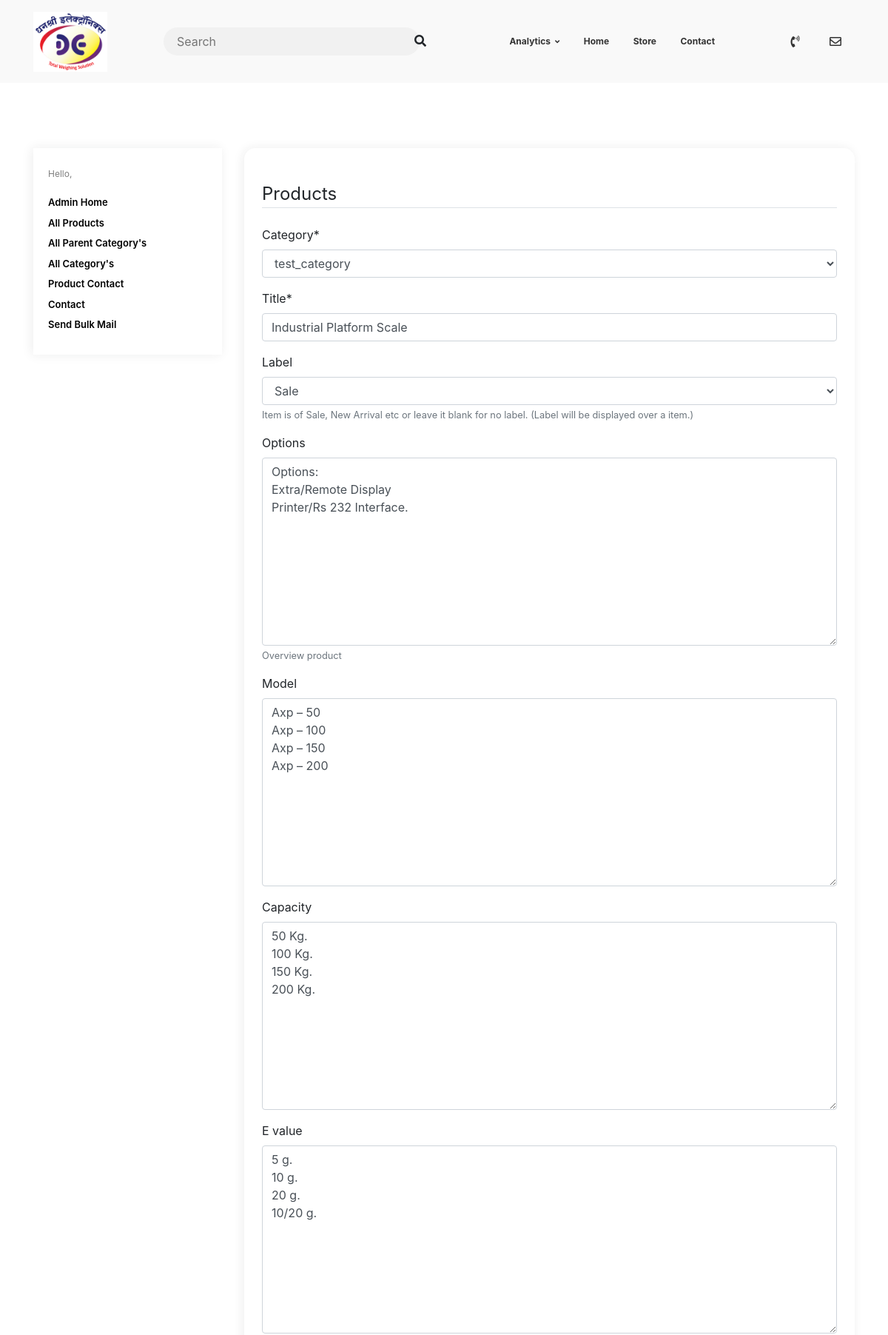
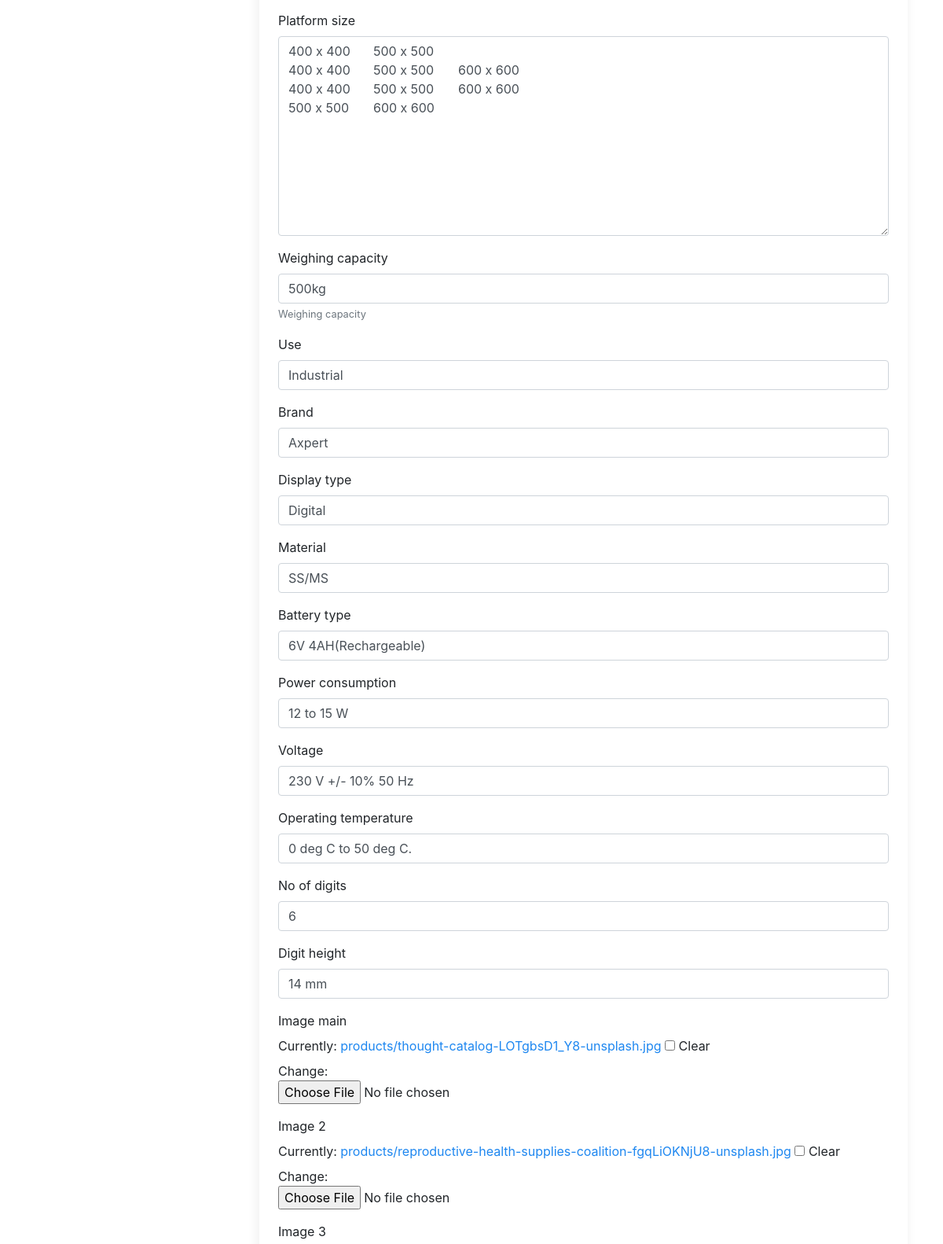
/analytics/product/update/3/ (signed in, upper part), run on the app's committed database (2 pictures, top to bottom).
### products/models.py (models this page shows, shortened)
class Product(models.Model):
    category = models.ForeignKey(Category, on_delete=models.CASCADE)
    title = models.CharField(max_length=200, unique=True)
    label = models.CharField(choices=LABEL_CHOICES, max_length=11, null=True, blank=True,
                             help_text="Item is of Sale, New Arrival etc or leave it blank for no label. \
                                        (Label will be displayed over a item.)")
    slug = models.SlugField(unique=True)
    model = models.TextField(null=True, blank=True, max_length=200)
    capacity = models.TextField(null=True, blank=True, max_length=200)
    e_value = models.TextField(null=True, blank=True, max_length=200)
    platform_size = models.TextField(null=True, blank=True, max_length=200)
    weighing_capacity = models.CharField(help_text='Weighing capacity', null=True, blank=True, max_length=200)
    use = models.CharField(null=True, blank=True, max_length=200)
    brand = models.CharField(null=True, blank=True, max_length=200)
    display_type = models.CharField(null=True, blank=True, max_length=200)
    material = models.CharField(null=True, blank=True, max_length=200)
    battery_type = models.CharField(null=True, blank=True, max_length=200)
    power_consumption = models.CharField(null=True, blank=True, max_length=200)
    voltage = models.CharField(null=True, blank=True, max_length=200)
    operating_temperature = models.CharField(null=True, blank=True, max_length=200)
    no_of_digits = models.CharField(null=True, blank=True, max_length=200)
    digit_height = models.CharField(null=True, blank=True, max_length=200)
    options = models.TextField(help_text='Overview product', null=True, blank=True)
    image_main = models.ImageField(upload_to='products', null=True, blank=True)
    image_2 = models.ImageField(upload_to='products', null=True, blank=True)
    image_3 = models.ImageField(upload_to='products', null=True, blank=True)
    image_4 = models.ImageField(upload_to='products', null=True, blank=True)
    image_5 = models.ImageField(upload_to='products', null=True, blank=True)
    is_active = models.BooleanField(default=True)
    trending = models.BooleanField(default=False)
    date_added = models.DateTimeField(auto_now_add=True)
    class Meta:
        db_table = 'products_product'
        ordering = ['title']

class Category(models.Model):
    parent_category = models.ForeignKey(ParentCategory, on_delete=models.CASCADE)
    title = models.CharField(max_length=200, unique=True)
    slug = models.SlugField(unique=True)
    description = models.TextField(null=True, blank=True)
    image = models.ImageField(upload_to='category', null=True, blank=True)  # image of slide ...
    is_active = models.BooleanField(default=True)
    def __str__(self):
        return self.title

### analytics/views.py (the view)
# urls.py: path('product/update/<int:pk>/', views.AdminProductUpdateView.as_view(), name='admin-product-update'),
class AdminProductUpdateView(LoginRequiredMixin, UserPassesTestMixin, UpdateView):
    model = Product
    fields = ['category', 'title', 'label', 'options', 'model', 'capacity', 'e_value',
              'platform_size', 'weighing_capacity', 'use', 'brand', 'display_type', 'material', 'battery_type',
              'power_consumption', 'voltage', 'operating_temperature', 'no_of_digits', 'digit_height',
              'image_main', 'image_2', 'image_3', 'image_4', 'image_5', 'is_active', 'trending']
    template_name = "analytics/product_add_update_admin.html"
    def test_func(self):
        return self.request.user.is_staff is True

### analytics/templates/analytics/product_add_update_admin.html (shortened to what this page needs)
{% extends "analytics/base.html" %}
{% load crispy_forms_tags %}
{% block data %}
    <form method="POST" enctype="multipart/form-data">
        <fieldset class="form-group">
            <legend class="border-bottom mb-4">Products</legend>
            {{ form|crispy }}
        </fieldset>
    </form>
{% endblock data %}

### data on the page
Product: category "test_category", label "Sale", options "Options: Extra/Remote Display Printer/Rs 232 Interface.", model "Axp – 50 Axp – 100 Axp – 150 Axp – 200", capacity "50 Kg. 100 Kg. 150 Kg. 200 Kg.", e_value "5 g. 10 g. 20 g. 10/20 g.", platform_size "400 x 400 500 x 500 400 x 400 500 x 500 600 x 600 400 x 400 500 x 500 600 x 600 500 x 500 600 x 600", weighing_capacity "500kg", use "Industrial", brand "Axpert", display_type "Digital", material "SS/MS", battery_type "6V 4AH(Rechargeable)", power_consumption "12 to 15 W", voltage "230 V +/- 10% 50 Hz", operating_temperature "0 deg C to 50 deg C.", no_of_digits "6", digit_height "14 mm"
Category: title "Industrial Platform Scale"
